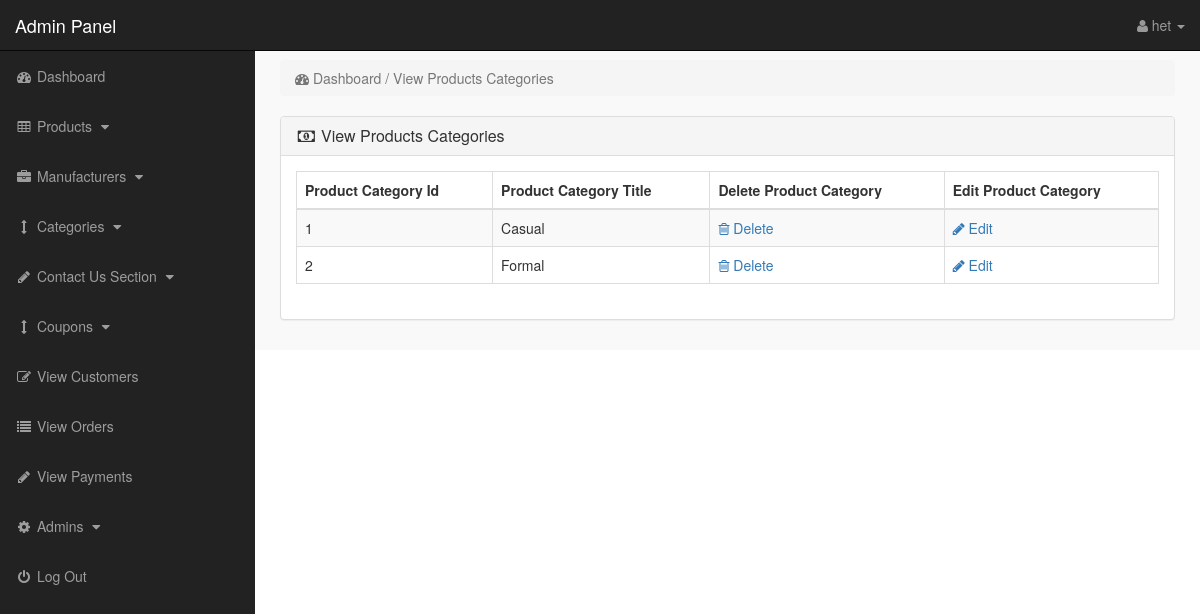
The app's page /admin/index.php?view_p_cats (signed in) with its own data.
### tables this page shows
CREATE TABLE `product_categories` (
  `p_cat_id` int(10) NOT NULL,
  `p_cat_title` text NOT NULL,
  `p_cat_top` text NOT NULL,
  `p_cat_image` text NOT NULL
);

### admin/view_p_cats.php (the view)
<?php
if (!isset($_SESSION['admin_email'])) {
    echo "<script>window.open('login.php','_self')</script>";
} else {
?>
    <div class="row">
        <div class="col-lg-12">
            <ol class="breadcrumb">
                <li class="active">
                    <i class="fa fa-dashboard"></i> Dashboard / View Products Categories
                </li>
            </ol>
        </div>
    </div>
    <div class="row">
        <div class="col-lg-12">
            <div class="panel panel-default">
                <div class="panel-heading">
                    <h3 class="panel-title">
                        <i class="fa fa-money fa-fw"> </i> View Products Categories
                    </h3>
                </div>
                <div class="panel-body">
                    <div class="table-responsive">
                        <table class="table table-bordered table-hover table-striped">
                            <thead>
                                <tr>
                                    <th>Product Category Id</th>
                                    <th>Product Category Title</th>
                                    <th>Delete Product Category</th>
                                    <th>Edit Product Category</th>
                                </tr>
                            </thead>
                            <tbody>
                                <?php
                                $i = 0;
                                $get_p_cats = "select * from product_categories";
                                $run_p_cats = mysqli_query($con, $get_p_cats);
                                while ($row_p_cats = mysqli_fetch_array($run_p_cats)) {
                                    $p_cat_id = $row_p_cats['p_cat_id'];
                                    $p_cat_title = $row_p_cats['p_cat_title'];
                                    $i++;
                                ?>
                                    <tr>
                                        <td> <?php echo $i; ?> </td>
                                        <td> <?php echo $p_cat_title; ?> </td>
                                        <td>
                                            <a href="index.php?delete_p_cat=<?php echo $p_cat_id; ?>">
                                                <i class="fa fa-trash-o"></i> Delete
                                            </a>
                                        </td>
                                        <td>
                                            <a href="index.php?edit_p_cat=<?php echo $p_cat_id; ?>">
                                                <i class="fa fa-pencil"></i> Edit
                                            </a>
                                        </td>
                                    </tr>
                                <?php } ?>
                            </tbody>
                        </table>
                    </div>
                </div>
            </div>
        </div>
    </div>
<?php } ?>

### admin/includes/sidebar.php (shortened to what this page needs)
<?php
if (!isset($_SESSION['admin_email'])) {
    echo "<script>window.open('login.php','_self')</script>";
} else {
?>
    <nav class="navbar navbar-inverse navbar-fixed-top">
        <div class="navbar-header">
            <a class="navbar-brand" href="index.php?dashboard">Admin Panel</a>
        </div>
        <ul class="nav navbar-right top-nav">
            <li class="dropdown">
                <a href="#" class="dropdown-toggle" data-toggle="dropdown">
                    <i class="fa fa-user"></i>
                    <?php echo $admin_name; ?> <b class="caret"></b>
                </a>
            </li>
        </ul>
        <div class="collapse navbar-collapse navbar-ex1-collapse">
            <ul class="nav navbar-nav side-nav">
                <li>
                    <a href="index.php?dashboard">
                        <i class="fa fa-fw fa-dashboard"></i> Dashboard
                    </a>
                </li>
                <li>
                    <a href="#" data-toggle="collapse" data-target="#products">
                        <i class="fa fa-fw fa-table"></i> Products
                        <i class="fa fa-fw fa-caret-down"></i>
                    </a>
                </li>
                <li>
                    <a href="#" data-toggle="collapse" data-target="#manufacturers">
                        <i class="fa fa-fw fa-briefcase"></i> Manufacturers
                        <i class="fa fa-fw fa-caret-down"></i>
                    </a>
                </li>
                <li>
                    <a href="#" data-toggle="collapse" data-target="#cat">
                        <i class="fa fa-fw fa-arrows-v"></i> Categories
                        <i class="fa fa-fw fa-caret-down"></i>
                    </a>
                </li>
                <li>
                    <a href="#" data-toggle="collapse" data-target="#contact_us">
                        <i class="fa fa-fw fa-pencil"> </i> Contact Us Section
                        <i class="fa fa-fw fa-caret-down"></i>
                    </a>
                </li>
                <li>
                    <a href="#" data-toggle="collapse" data-target="#coupons">
                        <i class="fa fa-fw fa-arrows-v"></i> Coupons
                        <i class="fa fa-fw fa-caret-down"></i>
                    </a>
                </li>
                <li>
                    <a href="index.php?view_customers">
                        <i class="fa fa-fw fa-edit"></i> View Customers
                    </a>
                </li>
                <li>
                    <a href="index.php?view_orders">
                        <i class="fa fa-fw fa-list"></i> View Orders
                    </a>
                </li>
                <li>
                    <a href="index.php?view_payments">
                        <i class="fa fa-fw fa-pencil"></i> View Payments
                    </a>
                </li>
                <li>
                    <a href="#" data-toggle="collapse" data-target="#users">
                        <i class="fa fa-fw fa-gear"></i> Admins
                        <i class="fa fa-fw fa-caret-down"></i>
                    </a>
                </li>
                <li>
                    <a href="logout.php">
                        <i class="fa fa-fw fa-power-off"></i> Log Out
                    </a>
                </li>
            </ul>
        </div>
    </nav>
<?php } ?>

### admin/css/style.css (style rules this page uses)
body { margin-top:100px; }
@media (min-width: 768px) { body { margin-top:50px; } }
.top-nav { padding:0 15px; }
.top-nav>li { display:inline-block; float:left; }
.top-nav>li>a { padding-top:15px; padding-bottom:15px; line-height:20px; color:#999; }
@media (min-width: 768px) { .side-nav { position:fixed; top:51px; width:255px; border-radius:0; overflow-y:auto; background-color: #222; bottom:0; overflow-x:hidden; padding-bottom:40px; } }
@media (min-width: 768px) { .side-nav>li>a { width:255px; } }
.panel-body { border-radius:5px; }

### records on screen
product_categories: p_cat_title "Casual"
product_categories: p_cat_title "Formal"

### other values on screen
$admin_name "het"
